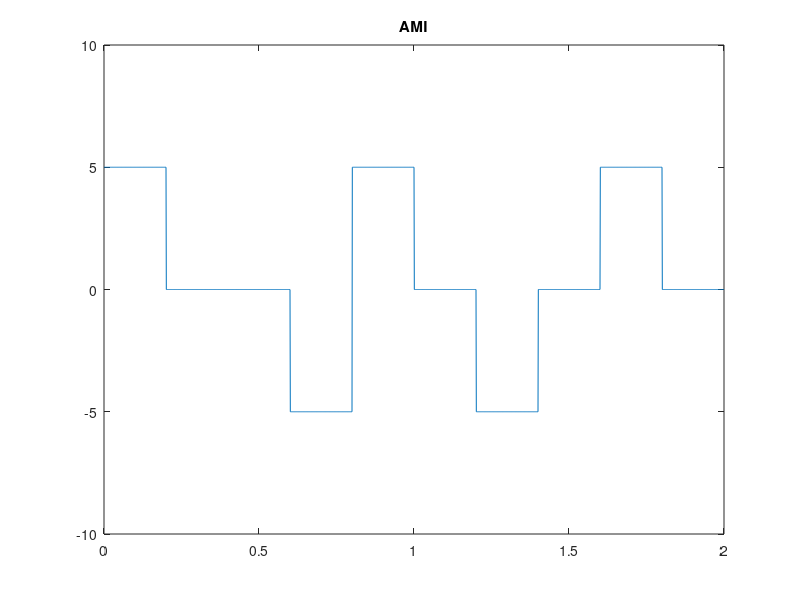

The MATLAB source for this figure:
clear;
bits = [1,0,0,1,1,0,1,0,1,0];

prompt = 'What is the voltage? ';
voltage = input(prompt);

prompt = 'What is the bit_rate? ';
bit_rate = input(prompt);

sign = -1;
tmp = voltage;
frequency = 1000;
Time = length(bits)/bit_rate;
dt = 1/frequency;
time = 0 : dt :Time;
voltage = tmp*sign;

for i=1 : length(bits)
    if (bits(i) == 0)
        y_level(i) = 0;
    else
        y_level(i) = -voltage;
        voltage = -voltage;
    end
end

x = 1;
for i = 1:length(time)
    result(i) = y_level(x);
    if time(i)*bit_rate>=x
        x= x+1;
    end
end

plot(time, result);
axis([0 Time -tmp*2 tmp*2]);

% demodulation
i=1;
in=1;
tmp=1*sign;
for j=1:length(time)
  dm(i) = result(j)/voltage;
  if time(j)*bit_rate>=i 
      if dm(i)==0
        ans_bits(in)=0;
      else 
        ans_bits(in)=1;
      end 
      tmp=dm(i);
      i=i+1;
      in= in+1;
  end
end

title('AMI');
disp('Orginal bits : ')
disp(bits);
disp('Demodulation : ')
disp(ans_bits)